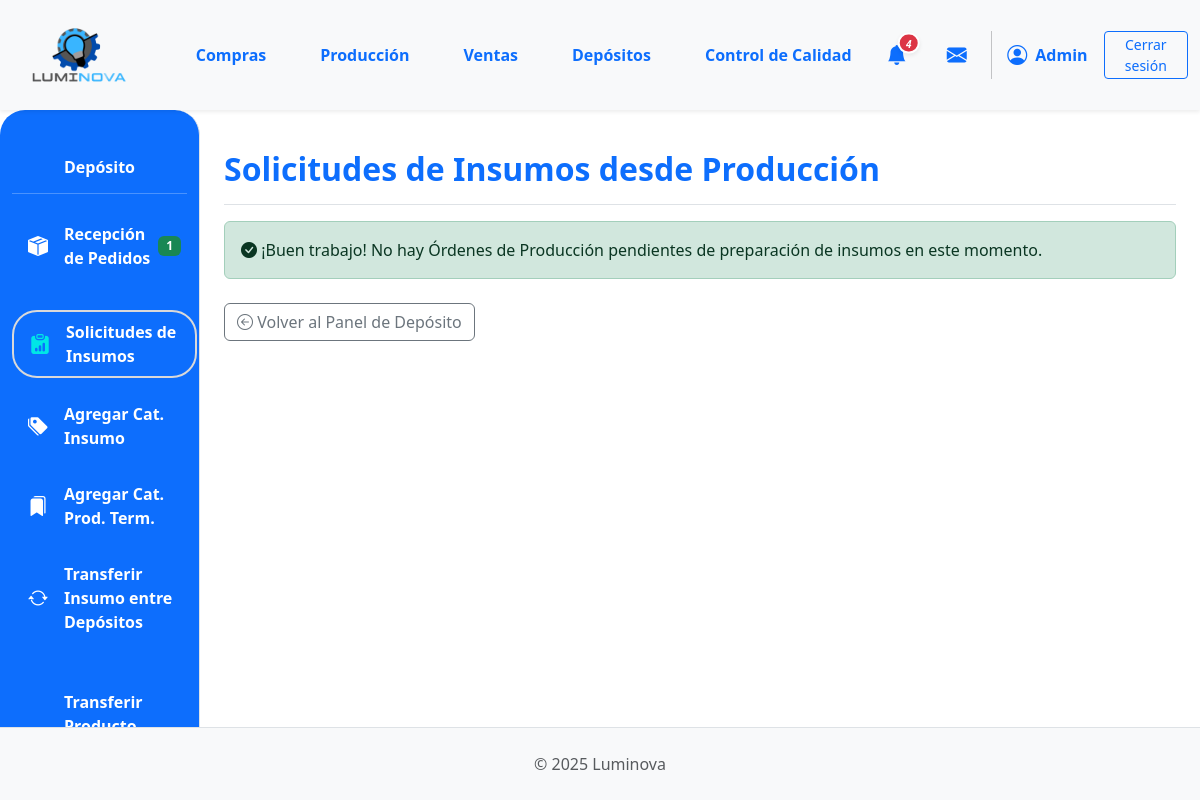
Before: /deposito/deposito/solicitudes-insumos/ (signed in) with the older database file.
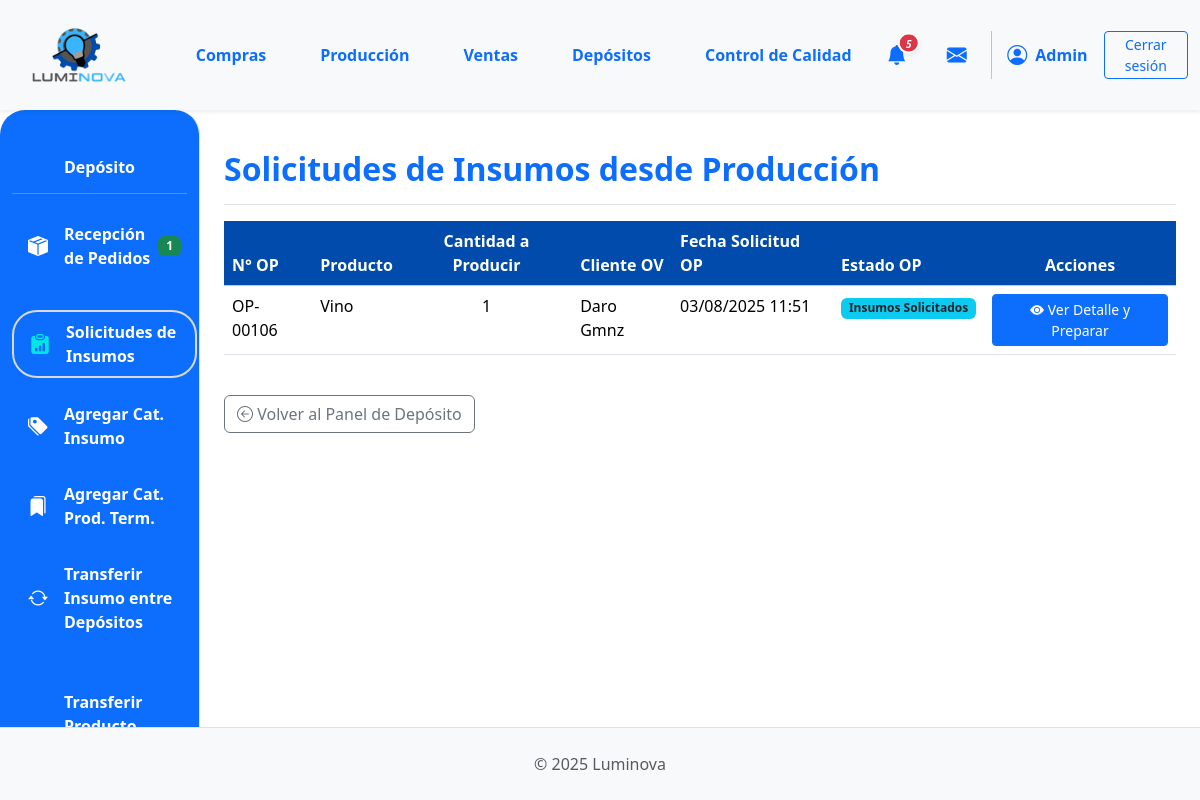
After: the same page with the newer database file.
### App_LUMINOVA/models.py (models this page shows, shortened)
class OrdenProduccion(models.Model):
    numero_op = models.CharField(
        max_length=20, unique=True, verbose_name="N° Orden de Producción"
    )
    orden_venta_origen = models.ForeignKey(
        OrdenVenta,
        on_delete=models.SET_NULL,
        null=True,
        blank=True,
        related_name="ops_generadas",
    )
    producto_a_producir = models.ForeignKey(
        ProductoTerminado, on_delete=models.PROTECT, related_name="ordenes_produccion"
    )
    cantidad_a_producir = models.PositiveIntegerField()
    estado_op = models.ForeignKey(
        EstadoOrden,
        on_delete=models.SET_NULL,
        null=True,
        blank=True,
        related_name="ops_estado",
    )
    fecha_solicitud = models.DateTimeField(default=timezone.now)
    fecha_inicio_real = models.DateTimeField(null=True, blank=True)
    fecha_inicio_planificada = models.DateField(null=True, blank=True)
    fecha_fin_real = models.DateTimeField(null=True, blank=True)
    fecha_fin_planificada = models.DateField(null=True, blank=True)
    sector_asignado_op = models.ForeignKey(
        SectorAsignado,
        on_delete=models.SET_NULL,
        null=True,
        blank=True,
        related_name="ops_sector",
    )
    notas = models.TextField(null=True, blank=True, verbose_name="Notas")

class ProductoTerminado(models.Model):
    descripcion = models.CharField(max_length=255)  # Aumentado max_length
    categoria = models.ForeignKey(
        CategoriaProductoTerminado,
        on_delete=models.PROTECT,
        related_name="productos_terminados",
    )
    precio_unitario = models.DecimalField(max_digits=10, decimal_places=2, default=0.00)
    stock = models.IntegerField(default=0)
    modelo = models.CharField(max_length=50, blank=True, null=True)
    potencia = models.IntegerField(blank=True, null=True)
    acabado = models.CharField(max_length=50, blank=True, null=True)
    color_luz = models.CharField(max_length=50, blank=True, null=True)
    material = models.CharField(max_length=50, blank=True, null=True)
    imagen = models.ImageField(null=True, blank=True, upload_to="productos_terminados/")
    deposito = models.ForeignKey(
        "Deposito",
        on_delete=models.PROTECT,
        related_name="productos_terminados",
        null=True,
        blank=True,
        help_text="Depósito al que pertenece este producto terminado",
    )

class OrdenVenta(models.Model):
    ESTADO_CHOICES = [
        ("PENDIENTE", "Pendiente Confirmación"),
        ("CONFIRMADA", "Confirmada (Esperando Producción)"),
        ("INSUMOS_SOLICITADOS", "Insumos Solicitados"),
        ("PRODUCCION_INICIADA", "Producción Iniciada"),
        ("PRODUCCION_CON_PROBLEMAS", "Producción con Problemas"),
        ("LISTA_ENTREGA", "Lista para Entrega"),
        ("COMPLETADA", "Completada/Entregada"),
        ("CANCELADA", "Cancelada"),
    ]
    numero_ov = models.CharField(
        max_length=20, unique=True, verbose_name="N° Orden de Venta"
    )
    cliente = models.ForeignKey(
        Cliente, on_delete=models.PROTECT, related_name="ordenes_venta"
    )
    fecha_creacion = models.DateTimeField(default=timezone.now)
    estado = models.CharField(
        max_length=50, choices=ESTADO_CHOICES, default="PENDIENTE"
    )
    total_ov = models.DecimalField(
        max_digits=12, decimal_places=2, default=0.00, verbose_name="Total OV"
    )
    notas = models.TextField(blank=True, null=True)

class Cliente(models.Model):
    nombre = models.CharField(max_length=150, unique=True)
    direccion = models.TextField(blank=True)
    telefono = models.CharField(max_length=25, blank=True)
    email = models.EmailField(unique=True, null=True, blank=True)

class EstadoOrden(models.Model):
    nombre = models.CharField(max_length=50, unique=True)

### App_LUMINOVA/views_deposito.py (the view)
@login_required
def deposito_solicitudes_insumos_view(request):
    ops_necesitan_insumos = (
        OrdenProduccion.objects.none()
    )  # Inicializar con un queryset vacío
    try:
        estado_objetivo = EstadoOrden.objects.get(nombre__iexact="Insumos Solicitados")
        ops_necesitan_insumos = (
            OrdenProduccion.objects.filter(  # ASIGNACIÓN AQUÍ (Camino A)
                estado_op=estado_objetivo
            )
            .select_related(
                "producto_a_producir", "estado_op", "orden_venta_origen__cliente"
            )
            .order_by("fecha_solicitud")
        )
    except EstadoOrden.DoesNotExist:
        messages.error(
            request,
            "Error: El estado 'Insumos Solicitados' no está configurado para las Órdenes de Producción. No se pueden listar las solicitudes.",
        )
    context = {
        "ops_necesitan_insumos_list": ops_necesitan_insumos,
        "titulo_seccion": "Solicitudes de Insumos desde Producción",
    }
    return render(request, "deposito/deposito_solicitudes_insumos.html", context)

### App_LUMINOVA/context_processors.py (called while the page is built)
def puede_ver_deposito_sidebar(request):
    user = getattr(request, 'user', None)
    if not user or not user.is_authenticated:
        return {'puede_ver_deposito_sidebar': False}
    if user.is_superuser:
        return {'puede_ver_deposito_sidebar': True}
    tiene_depositos = UsuarioDeposito.objects.filter(usuario=user).exists()
    if user.groups.filter(name='Depósito').exists() and tiene_depositos:
        return {'puede_ver_deposito_sidebar': True}
    return {'puede_ver_deposito_sidebar': False}

### App_LUMINOVA/models.py (called while the page is built)
    @staticmethod
    def pedidos_por_deposito(deposito_id):
        return Orden.objects.filter(insumo_principal__deposito_id=deposito_id)

    @staticmethod
    def solicitudes_por_deposito(deposito_id):
        return OrdenProduccion.objects.filter(producto_a_producir__deposito_id=deposito_id)

### App_LUMINOVA/templates/deposito/deposito_solicitudes_insumos.html (shortened to what this page needs)
{% extends 'padre.html' %}
{% load static %}
{% load django_bootstrap5 %}
{% block sidebar_content %}
    {% include 'deposito/deposito_sidebar.html' %}
{% endblock %}
{% block content %}
<div class="d-flex justify-content-between flex-wrap flex-md-nowrap align-items-center pt-3 pb-2 mb-3 border-bottom">
    <h1 class="h2 fw-bold text-primary">{{ titulo_seccion }}</h1>
</div>
{% if ops_necesitan_insumos_list %}
<div class="table-responsive">
    <table class="table table-hover">
        <thead class="table-light">
            <tr>
                <th class="color-thead" style="background-color: #014BAC; color: white;">N° OP</th>
                <th class="color-thead" style="background-color: #014BAC; color: white;">Producto</th>
                <th class="text-center" style="background-color: #014BAC; color: white;">Cantidad a Producir</th>
                <th class="color-thead" style="background-color: #014BAC; color: white;">Cliente OV</th>
                <th class="color-thead" style="background-color: #014BAC; color: white;">Fecha Solicitud OP</th>
                <th class="color-thead" style="background-color: #014BAC; color: white;">Estado OP</th>
                <th class="text-center" style="background-color: #014BAC; color: white;">Acciones</th>
            </tr>
        </thead>
        <tbody>
            {% for op_solicitud in ops_necesitan_insumos_list %}
            <tr>
                <td>{{ op_solicitud.numero_op }}</td>
                <td>{{ op_solicitud.producto_a_producir.descripcion|truncatechars:30 }}</td>
                <td class="text-center">{{ op_solicitud.cantidad_a_producir }}</td>
                <td>{{ op_solicitud.orden_venta_origen.cliente.nombre|default_if_none:"N/A" }}</td>
                <td>{{ op_solicitud.fecha_solicitud|date:"d/m/Y H:i" }}</td>
                <td>
                    <span class="badge bg-info text-dark">{{ op_solicitud.estado_op.nombre|default:"N/A" }}</span>
                </td>
                <td class="text-center">
                    <a href="{% url 'App_LUMINOVA:deposito_detalle_solicitud_op' op_solicitud.id %}" class="btn btn-sm btn-primary">
                        <i class="bi bi-eye-fill"></i> Ver Detalle y Preparar
                    </a>
                </td>
            </tr>
            {% endfor %}
        </tbody>
    </table>
</div>
{% else %}
<div class="alert alert-success mt-3" role="alert">
    <i class="bi bi-check-circle-fill"></i> ¡Buen trabajo! No hay Órdenes de Producción pendientes de preparación de insumos en este momento.
</div>
{% endif %}
<div class="mt-4">
    <a href="{% url 'App_LUMINOVA:deposito_view' %}" class="btn btn-outline-secondary">
        <i class="bi bi-arrow-left-circle"></i> Volver al Panel de Depósito
    </a>
</div>
{% endblock %}

### App_LUMINOVA/templates/shared/header.html (shortened to what this page needs)
{% load static %}
<header>
    <nav class="navbar navbar-expand-lg navbar-light bg-light shadow-sm p-0">
        <div class="container-fluid d-flex align-items-center">
            <div class="col-md-3 col-lg-1">
                <a class="navbar-brand d-flex align-items-center ms-3" href="{% url 'App_LUMINOVA:dashboard' %}">
                    <img src="{% static 'img/logo.png' %}" alt="Luminova Logo" height="100" width="100" class="d-inline-block align-text-top me-2">
                </a>
            </div>
            <div class="collapse navbar-collapse" id="navbarContent" style="padding-left: 5%;">
                <ul class="navbar-nav mb-2 mb-lg-0 d-flex justify-content-around w-100">
                    <li class="nav-item"><a class="nav-link text-primary fw-bold" href="{% url 'App_LUMINOVA:compras_lista_oc' %} ">Compras</a></li>
                    <li class="nav-item"><a class="nav-link text-primary fw-bold" href="{% url 'App_LUMINOVA:produccion_principal' %}">Producción</a></li>
                    <li class="nav-item"><a class="nav-link text-primary fw-bold" href="{% url 'App_LUMINOVA:ventas_lista_ov' %}">Ventas</a></li>
                    <li class="nav-item"><a class="nav-link text-primary fw-bold" href="{% url 'App_LUMINOVA:seleccionar_deposito' %}">Depósitos</a></li>
                    <li class="nav-item"><a class="nav-link text-primary fw-bold" href="{% url 'App_LUMINOVA:control_calidad_view' %}">Control de Calidad</a></li>
                </ul>
                <div class="navbar-nav ms-auto d-flex flex-row align-items-center">
                    {% if user.is_authenticated %}
                        <div class="nav-item dropdown me-3">
                            <a class="nav-link px-2 position-relative d-flex align-items-center" href="#" role="button" data-bs-toggle="dropdown" aria-expanded="false" title="Notificaciones">
                                <i class="bi bi-bell-fill fs-5 text-primary">
                                    {% if total_notificaciones > 0 %}
                                    <span class="position-absolute translate-middle badge rounded-pill bg-danger shadow-sm" style="font-size: 0.5em; min-width:18px; border:2px solid #fff; margin-top: 3px; margin-left: 2px; display: inline-block; text-align: center;">{{ total_notificaciones }}</span>
                                    {% endif %}
                                </i>
                            </a>
                        </div>
                        <div class="nav-item dropdown ms-2" id="dropdown-mensajes">
                            <a class="nav-link px-2 position-relative d-flex align-items-center" href="#" id="mensajesDropdown" role="button" data-bs-toggle="dropdown" aria-expanded="false" title="Mensajes">
                                <i class="bi bi-envelope-fill fs-5 text-primary"></i>
                            </a>
                        </div>
                        <div class="nav-item d-flex align-items-center">
                             <i class="bi bi-person-circle fs-5 text-primary"></i>
                             <span class="ms-2 fw-bold text-primary">{{ user.first_name|default:user.username|capfirst }}</span>
                        </div>
                        <div class="nav-item ms-3">
                            <a class="btn btn-outline-primary btn-sm btn-CS" href="{% url 'App_LUMINOVA:logout' %}">Cerrar sesión</a>
                        </div>
                    {% endif %}
                </div>
            </div>
        </div>
    </nav>
</header>

Changed rows visible on the page:
added OrdenProduccion: numero_op "OP-00106", producto_a_producir.descripcion "Vino", cantidad_a_producir "1", orden_venta_origen.cliente.nombre "Daro Gmnz", fecha_solicitud "03/08/2025 11:51", estado_op.nombre "Insumos Solicitados"
Other visible differences:
{{ total_notificaciones }}: "4" → "5"
text no longer shown: "¡Buen trabajo! No hay Órdenes de Producción pendientes de preparación de insumos en este momento."
text now shown: "N° OP Producto Cantidad a Producir Cliente OV Fecha Solicitud OP Estado OP Acciones"
